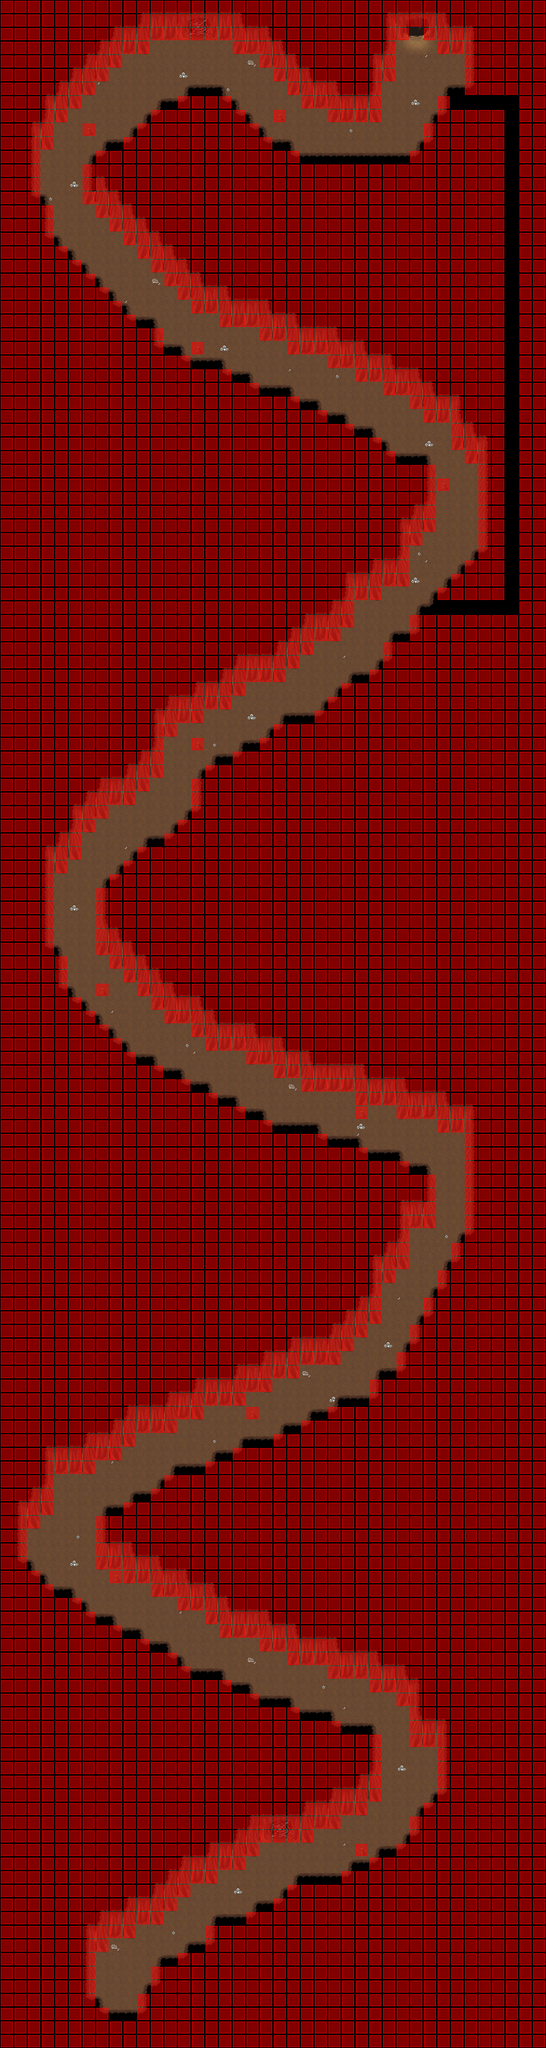

A level layout from a 2D game, rendered from its tile map. Below: a short description, then the map file with tile-grid data replaced by summaries:
An orthogonal 40x150 tile map with 32x32 px tiles, 4 tile layers (Ground, Fringe, Over, Collision), 1 hidden layer not drawn, 3 tilesets and 3 objects (2x WARP, SCRIPT).

<map version="1.0" orientation="orthogonal" width="40" height="150" tilewidth="32" tileheight="32">
  <properties>
    <property name="AutoMappingRadius" value="3" />
    <property name="DeleteTiles" value="1" />
  </properties>
  <tileset firstgid="1" name="automapping_set_cave_32_32" tilewidth="32" tileheight="32">
    <image source="../graphics/tiles/automapping_set_cave_32_32.png" width="1024" height="1024" />
  </tileset>
  <tileset firstgid="1025" name="collision1_32_32" tilewidth="32" tileheight="32">
    <image source="../graphics/tiles/collision1_32_32.png" width="1024" height="1024" />
  </tileset>
  <tileset firstgid="2049" name="cave3_32_32" tilewidth="32" tileheight="32">
    <image source="../graphics/tiles/cave3_32_32.png" width="1024" height="1024" />
  </tileset>
  <layer name="DA_set" width="40" height="150" visible="0">
    <data>[6000 cells, 6000 non-empty, 2 distinct tile ids]</data>
  </layer>
  <layer name="Ground" width="40" height="150">
    <data>[6000 cells, 6000 non-empty, 48 distinct tile ids]</data>
  </layer>
  <layer name="Fringe" width="40" height="150">
    <data>[6000 cells, 10 non-empty, 1 distinct tile ids]</data>
  </layer>
  <layer name="Over" width="40" height="150">
    <data>[6000 cells, 440 non-empty, 6 distinct tile ids]</data>
  </layer>
  <layer name="Collision" width="40" height="150">
    <data>[6000 cells, 5065 non-empty, 1 distinct tile ids]</data>
  </layer>
  <objectgroup name="Object" width="40" height="150">
    <object name="External Map Events" type="SCRIPT" x="0" y="0">
      <properties>
        <property name="FILENAME" value="scripts/maps/iw-selphi-timlet-escape-tunnel-o00-o00-n01.lua" />
      </properties>
    </object>
    <object name="Warp to o0p1o0" type="WARP" x="960" y="64" width="32" height="32">
      <properties>
        <property name="DEST_MAP" value="ow-o0000-p0001-o0000" />
        <property name="DEST_X" value="1184" />
        <property name="DEST_Y" value="2656" />
      </properties>
    </object>
    <object name="Warp to well01-o0-o0-n1" type="WARP" x="256" y="4704" width="64" height="32">
      <properties>
        <property name="DEST_MAP" value="iw-selphi-timlet-well01-o00-o00-n01" />
        <property name="DEST_X" value="1168" />
        <property name="DEST_Y" value="272" />
      </properties>
    </object>
  </objectgroup>
</map>
